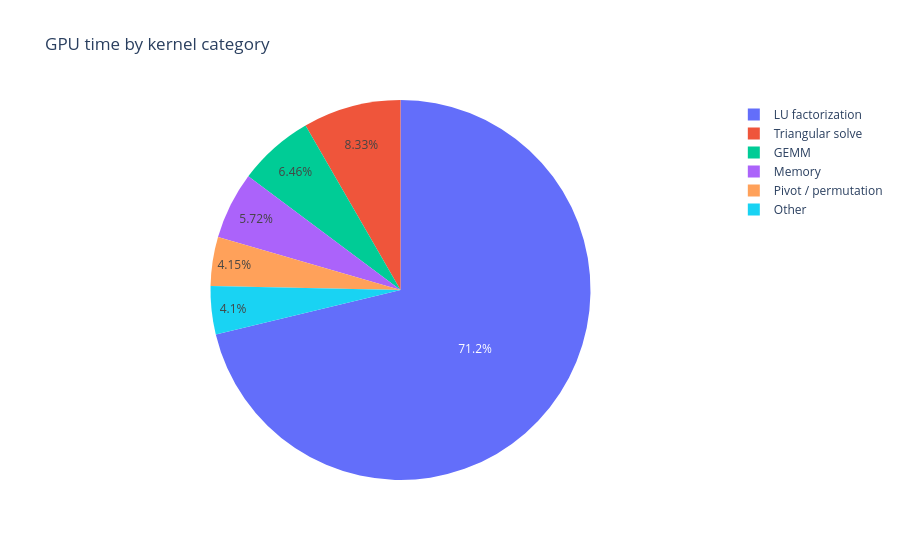

This figure's notebook cell:
### Code cell
cat_agg = agg.groupby("category").agg(
    duration_s=("duration_s", "sum"),
    count=("count", "sum"),
).reset_index()

fig = px.pie(
    cat_agg,
    values="duration_s",
    names="category",
    title="GPU time by kernel category",
)
fig.show()

### Figure 1 — Plotly figure (JSON) as saved in the notebook; plotly's stock layout.template omitted (floating-point values rounded to 4 significant figures)
{"data": [{"domain": {"x": [0, 1], "y": [0, 1]}, "hovertemplate": "category=%{label}<br>duration_s=%{value}<extra></extra>", "labels": ["GEMM", "LU factorization", "Memory", "Other", "Pivot / permutation", "Triangular solve"], "legendgroup": "", "name": "", "showlegend": true, "type": "pie", "values": [0.5855, 6.461, 0.519, 0.3716, 0.3767, 0.7556]}], "layout": {"legend": {"tracegroupgap": 0}, "title": {"text": "GPU time by kernel category"}}}
